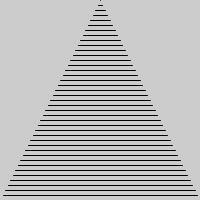
Frame 1 (no input)
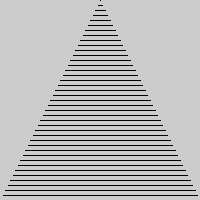
Frame 60 (the mouse pressed at the canvas centre just before this capture)
Frame 120 (the mouse held since frame 60 and released just before this capture): identical to frame 60, image omitted

The Processing sketch that drew these frames (run headless with seeded random() and noise(); from frame 60 on, the mouse is pressed at the canvas centre):

// Processing sketch: processing_14611
// ── processing_14611.pde



void setup() { 
  size(200, 200);
}

void draw() { 
for(int i=0; i<200; i+=5){
line(100-i/2,i,100+i/2,i);
}
}

                
                
